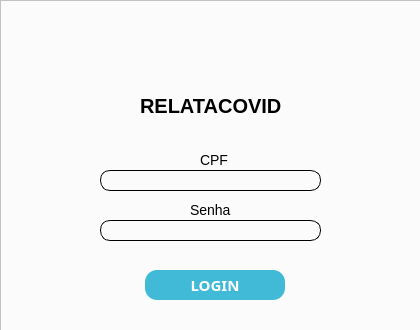
<?xml version="1.0" encoding="UTF-8"?>
<ui version="4.0">
 <class>Login</class>
 <widget class="QDialog" name="Login">
  <property name="geometry">
   <rect>
    <x>0</x>
    <y>0</y>
    <width>420</width>
    <height>330</height>
   </rect>
  </property>
  <property name="windowTitle">
   <string>Dialog</string>
  </property>
  <property name="styleSheet">
   <string notr="true"/>
  </property>
  <widget class="QFrame" name="frame">
   <property name="geometry">
    <rect>
     <x>0</x>
     <y>0</y>
     <width>421</width>
     <height>331</height>
    </rect>
   </property>
   <property name="styleSheet">
    <string notr="true">background: #FBFBFB;</string>
   </property>
   <property name="frameShape">
    <enum>QFrame::StyledPanel</enum>
   </property>
   <property name="frameShadow">
    <enum>QFrame::Raised</enum>
   </property>
   <widget class="QLabel" name="title">
    <property name="geometry">
     <rect>
      <x>140</x>
      <y>90</y>
      <width>151</width>
      <height>31</height>
     </rect>
    </property>
    <property name="styleSheet">
     <string notr="true">font-size:20px;
font-weight:bold;
color:#000000;
</string>
    </property>
    <property name="text">
     <string>RELATACOVID</string>
    </property>
   </widget>
   <widget class="QLabel" name="logoIcon">
    <property name="geometry">
     <rect>
      <x>180</x>
      <y>30</y>
      <width>62</width>
      <height>60</height>
     </rect>
    </property>
    <property name="text">
     <string/>
    </property>
    <property name="pixmap">
     <pixmap resource="../assets.qrc">:/imgs/assets/img/logo.PNG</pixmap>
    </property>
    <property name="scaledContents">
     <bool>true</bool>
    </property>
   </widget>
   <widget class="QLineEdit" name="cpfField">
    <property name="geometry">
     <rect>
      <x>100</x>
      <y>170</y>
      <width>221</width>
      <height>21</height>
     </rect>
    </property>
    <property name="styleSheet">
     <string notr="true">border-radius:10px;
border:1px solid #000000;</string>
    </property>
   </widget>
   <widget class="QLineEdit" name="passwordField">
    <property name="geometry">
     <rect>
      <x>100</x>
      <y>220</y>
      <width>221</width>
      <height>21</height>
     </rect>
    </property>
    <property name="styleSheet">
     <string notr="true">border-radius:10px;
border:1px solid #000000;</string>
    </property>
   </widget>
   <widget class="QLabel" name="cpfLabel">
    <property name="geometry">
     <rect>
      <x>200</x>
      <y>150</y>
      <width>31</width>
      <height>20</height>
     </rect>
    </property>
    <property name="styleSheet">
     <string notr="true">font-size:14px;
font-weight:normal;
color:#000000;
</string>
    </property>
    <property name="text">
     <string>CPF</string>
    </property>
   </widget>
   <widget class="QLabel" name="passwordLabel">
    <property name="geometry">
     <rect>
      <x>190</x>
      <y>200</y>
      <width>41</width>
      <height>20</height>
     </rect>
    </property>
    <property name="styleSheet">
     <string notr="true">font-size:14px;
font-weight:normal;
color:#000000;
</string>
    </property>
    <property name="text">
     <string>Senha</string>
    </property>
   </widget>
   <widget class="QPushButton" name="loginButton">
    <property name="geometry">
     <rect>
      <x>145</x>
      <y>270</y>
      <width>140</width>
      <height>30</height>
     </rect>
    </property>
    <property name="font">
     <font>
      <family>Segoe UI Semibold</family>
      <pointsize>11</pointsize>
      <weight>75</weight>
      <bold>true</bold>
     </font>
    </property>
    <property name="styleSheet">
     <string notr="true">background:#41BAD8;
color:#FFFFFF;
border-radius: 12px;</string>
    </property>
    <property name="text">
     <string>LOGIN</string>
    </property>
    <property name="iconSize">
     <size>
      <width>130</width>
      <height>150</height>
     </size>
    </property>
   </widget>
  </widget>
 </widget>
 <resources>
  <include location="../assets.qrc"/>
 </resources>
 <connections/>
</ui>
